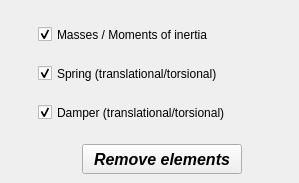
       <widget class="QWidget" name="tab_multiple_remove">
        <attribute name="title">
         <string>Multiple</string>
        </attribute>
        <widget class="QPushButton" name="pushButton_remove_bc_confirm">
         <property name="geometry">
          <rect>
           <x>82</x>
           <y>144</y>
           <width>160</width>
           <height>30</height>
          </rect>
         </property>
         <property name="minimumSize">
          <size>
           <width>160</width>
           <height>30</height>
          </size>
         </property>
         <property name="maximumSize">
          <size>
           <width>160</width>
           <height>30</height>
          </size>
         </property>
         <property name="font">
          <font>
           <family>Arial</family>
           <pointsize>12</pointsize>
           <weight>75</weight>
           <italic>true</italic>
           <bold>true</bold>
          </font>
         </property>
         <property name="text">
          <string>Remove elements</string>
         </property>
        </widget>
        <widget class="QWidget" name="formLayoutWidget">
         <property name="geometry">
          <rect>
           <x>32</x>
           <y>22</y>
           <width>258</width>
           <height>105</height>
          </rect>
         </property>
         <layout class="QFormLayout" name="formLayout">
          <property name="verticalSpacing">
           <number>14</number>
          </property>
          <item row="0" column="1">
           <widget class="QCheckBox" name="checkBox_remove_mass">
            <property name="minimumSize">
             <size>
              <width>250</width>
              <height>25</height>
             </size>
            </property>
            <property name="maximumSize">
             <size>
              <width>250</width>
              <height>25</height>
             </size>
            </property>
            <property name="text">
             <string>Masses / Moments of inertia</string>
            </property>
            <property name="checked">
             <bool>true</bool>
            </property>
           </widget>
          </item>
          <item row="1" column="1">
           <widget class="QCheckBox" name="checkBox_remove_spring">
            <property name="minimumSize">
             <size>
              <width>250</width>
              <height>25</height>
             </size>
            </property>
            <property name="maximumSize">
             <size>
              <width>250</width>
              <height>25</height>
             </size>
            </property>
            <property name="text">
             <string>Spring (translational/torsional)</string>
            </property>
            <property name="checked">
             <bool>true</bool>
            </property>
           </widget>
          </item>
          <item row="2" column="1">
           <widget class="QCheckBox" name="checkBox_remove_damper">
            <property name="minimumSize">
             <size>
              <width>250</width>
              <height>25</height>
             </size>
            </property>
            <property name="maximumSize">
             <size>
              <width>250</width>
              <height>25</height>
             </size>
            </property>
            <property name="text">
             <string>Damper (translational/torsional)</string>
            </property>
            <property name="checked">
             <bool>true</bool>
            </property>
           </widget>
          </item>
         </layout>
        </widget>
       </widget>
